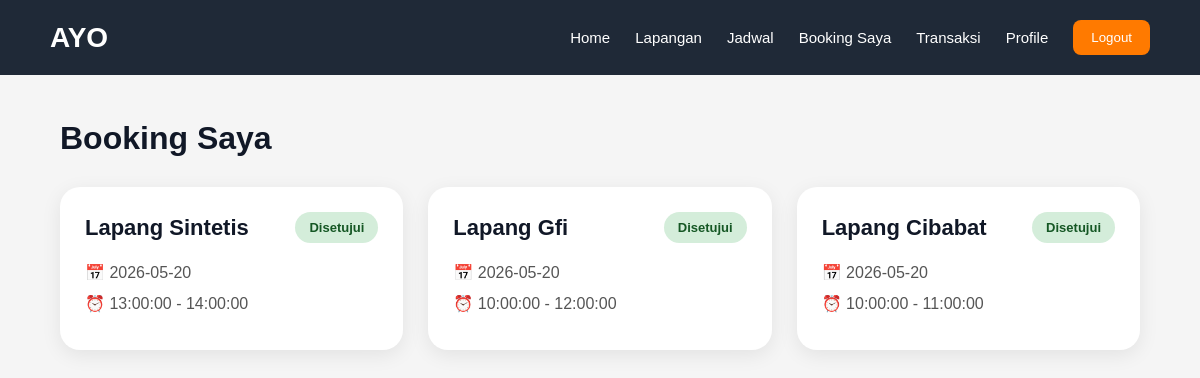
Page /PemesananLapanganFutsal/User/Booking_user.php (signed in) on the committed database.
### tables this page shows
CREATE TABLE `tbooking` (
  `Id_booking` int(11) NOT NULL,
  `Username` varchar(100) NOT NULL,
  `Id_lapang` int(11) NOT NULL,
  `Tanggal` date NOT NULL,
  `Jam_mulai` time NOT NULL,
  `Jam_selesai` time NOT NULL,
  `Status` varchar(50) NOT NULL
);

CREATE TABLE `tlapang` (
  `Id_lapang` int(11) NOT NULL,
  `Nama_lapangan` varchar(100) NOT NULL,
  `Harga` int(11) NOT NULL,
  `Deskripsi` text NOT NULL,
  `Gambar` varchar(255) DEFAULT NULL
);

### PemesananLapanganFutsal/User/Booking_user.php (the view, shortened to what this page needs)
<?php
require_once("../config/koneksi.php");
$Username = $_SESSION['Username'];
$query = "SELECT tbooking.*, tlapang.Nama_lapangan
FROM tbooking
JOIN tlapang
ON tbooking.Id_lapang = tlapang.Id_lapang
WHERE tbooking.Username = '$Username'
ORDER BY Id_booking DESC";
$result = mysqli_query($koneksi, $query);
?>
<!DOCTYPE html>
<html>
<head>
    <link rel="stylesheet" href="../asset/css/style.css">
</head>
<body>
    <div class="navbar-user">
        <h2>AYO</h2>
        <div class="navbar-menu">
            <a href="Dashboard_user.php">
                Home
            </a>
            <a href="Lapangan_user.php">
                Lapangan
            </a>
            <a href="Jadwal.php">
                Jadwal
            </a>
            <a href="Booking_user.php">
                Booking Saya
            </a>
            <a href="Transaksi_user.php">
                Transaksi
            </a>
            <a href="Profile.php">
                Profile
            </a>
            <a href="../Logout.php" onclick="return confirm('Yakin ingin logout?')">
                <button class="logout-btn">
                    Logout
                </button>
            </a>
        </div>
    </div>
    <div class="booking-container">
        <h1>Booking Saya</h1>
        <div class="booking-grid">
            <?php while ($row = mysqli_fetch_assoc($result)) { ?>
                <div class="booking-card">
                    <div class="booking-top">
                        <h2>
                            <?= $row['Nama_lapangan']; ?>
                        </h2>
                        <?php
                        if ($row['Status'] == 'menunggu') {
                            echo "<span class='status status-menunggu'>
                    Menunggu
                    </span>";
                        } elseif ($row['Status'] == 'disetujui') {
                            echo "<span class='status status-disetujui'>
                    Disetujui
                    </span>";
                        } else {
                            echo "<span class='status status-ditolak'>
                    Ditolak
                    </span>";
                        }
                        ?>
                    </div>
                    <div class="booking-info">
                        <p>
                            📅
                            <?= $row['Tanggal']; ?>
                        </p>
                        <p>
                            ⏰
                            <?= $row['Jam_mulai']; ?>
                            -
                            <?= $row['Jam_selesai']; ?>
                        </p>
                    </div>
                </div>
            <?php } ?>
        </div>
    </div>
</body>
</html>

### PemesananLapanganFutsal/asset/css/style.css (style rules this page uses)
:root { --primary: #ff7a00; --dark: #1f2937; --light: #f5f5f5; --white: #ffffff; }
* { margin: 0; padding: 0; box-sizing: border-box; font-family: Arial, sans-serif; }
body { background: var(--light); overflow-x: hidden; }
.navbar-user { width: 100%; height: 75px; display: flex; justify-content: space-between; align-items: center; padding: 0 50px; position: fixed; top: 0; left: 0; background: var(--dark); z-index: 999; }
.navbar-user h2 { color: white; font-size: 28px; }
.navbar-menu { display: flex; align-items: center; gap: 25px; flex-wrap: wrap; }
.navbar-menu a { color: white; text-decoration: none; font-size: 15px; transition: 0.3s; }
.logout-btn { background: var(--primary); color: white; border: none; border-radius: 8px; padding: 10px 18px; cursor: pointer; transition: 0.3s; }
.status { padding: 8px 14px; border-radius: 30px; font-size: 13px; font-weight: bold; }
.status-disetujui { background: #d4edda; color: #155724; }
.booking-container { padding: 120px 60px 60px; }
.booking-container h1 { margin-bottom: 30px; color: #111827; }
.booking-grid { display: grid; grid-template-columns: repeat(auto-fit,minmax(320px,1fr)); gap: 25px; }
.booking-card { background: white; border-radius: 20px; padding: 25px; box-shadow: 0 5px 20px rgba(0,0,0,0.08); transition: 0.3s; }
.booking-top { display: flex; justify-content: space-between; align-items: center; margin-bottom: 20px; }
.booking-top h2 { font-size: 22px; color: #111827; }
.booking-info p { margin-bottom: 12px; color: #555; font-size: 16px; }

### rows in the picture
tbooking: Id_lapang.Nama_lapangan "Lapang Sintetis", Status "Disetujui", Tanggal "2026-05-20", Jam_mulai "13:00:00", Jam_selesai "14:00:00"
tbooking: Id_lapang.Nama_lapangan "Lapang Gfi", Status "Disetujui", Tanggal "2026-05-20", Jam_mulai "10:00:00", Jam_selesai "12:00:00"
tbooking: Id_lapang.Nama_lapangan "Lapang Cibabat", Status "Disetujui", Tanggal "2026-05-20", Jam_mulai "10:00:00", Jam_selesai "11:00:00"
